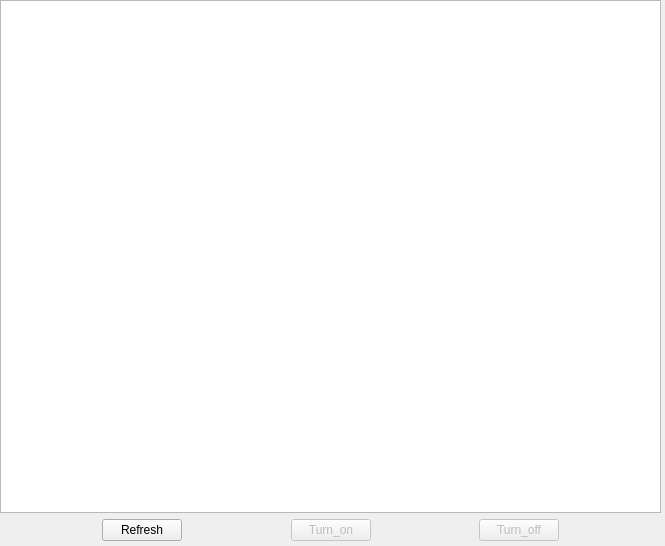
<?xml version="1.0" encoding="UTF-8"?>
<ui version="4.0">
 <class>EquipmentManagerWidget</class>
 <widget class="QWidget" name="EquipmentManagerWidget">
  <property name="geometry">
   <rect>
    <x>0</x>
    <y>0</y>
    <width>665</width>
    <height>546</height>
   </rect>
  </property>
  <property name="windowTitle">
   <string>Form</string>
  </property>
  <widget class="QWidget" name="verticalLayoutWidget">
   <property name="geometry">
    <rect>
     <x>0</x>
     <y>0</y>
     <width>661</width>
     <height>541</height>
    </rect>
   </property>
   <layout class="QVBoxLayout" name="verticalLayout">
    <item>
     <widget class="QTableView" name="equipmentTableView"/>
    </item>
    <item>
     <layout class="QHBoxLayout" name="horizontalLayout">
      <item>
       <spacer name="horizontalSpacer">
        <property name="orientation">
         <enum>Qt::Horizontal</enum>
        </property>
        <property name="sizeHint" stdset="0">
         <size>
          <width>40</width>
          <height>20</height>
         </size>
        </property>
       </spacer>
      </item>
      <item>
       <widget class="QPushButton" name="refreshButton">
        <property name="text">
         <string>Refresh</string>
        </property>
       </widget>
      </item>
      <item>
       <spacer name="horizontalSpacer_3">
        <property name="orientation">
         <enum>Qt::Horizontal</enum>
        </property>
        <property name="sizeHint" stdset="0">
         <size>
          <width>40</width>
          <height>20</height>
         </size>
        </property>
       </spacer>
      </item>
      <item>
       <widget class="QPushButton" name="turnOnButton">
        <property name="enabled">
         <bool>false</bool>
        </property>
        <property name="text">
         <string>Turn_on</string>
        </property>
       </widget>
      </item>
      <item>
       <spacer name="horizontalSpacer_4">
        <property name="orientation">
         <enum>Qt::Horizontal</enum>
        </property>
        <property name="sizeHint" stdset="0">
         <size>
          <width>40</width>
          <height>20</height>
         </size>
        </property>
       </spacer>
      </item>
      <item>
       <widget class="QPushButton" name="turnOffButton">
        <property name="enabled">
         <bool>false</bool>
        </property>
        <property name="text">
         <string>Turn_off</string>
        </property>
       </widget>
      </item>
      <item>
       <spacer name="horizontalSpacer_2">
        <property name="orientation">
         <enum>Qt::Horizontal</enum>
        </property>
        <property name="sizeHint" stdset="0">
         <size>
          <width>40</width>
          <height>20</height>
         </size>
        </property>
       </spacer>
      </item>
     </layout>
    </item>
   </layout>
  </widget>
 </widget>
 <resources/>
 <connections/>
</ui>
